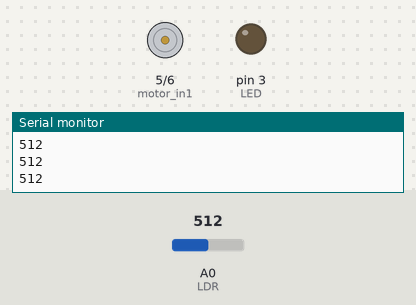
This sketch was run on a simulated Arduino Uno, built with avr-gcc and run on an emulated ATmega328P. Parts: motor-driver pin pairs drawn as motors (green arrow = first pin HIGH = forward, orange = second pin HIGH = backward, longer = more drive, scaled by the enable pin), output pins drawn as LEDs (lit = HIGH), the last lines printed to the serial monitor. Inputs (shaded band) come from the test bench; at power-on: A0 (LDR) = 512.

Above: at 1.2 s.
1.3 s: A0 (LDR) set to 110
2.8 s: A0 (LDR) set to 88
At 4.2 s:
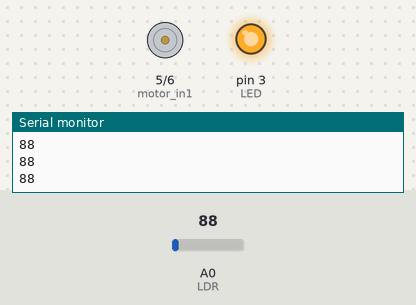
Timing chart, 0 to 5.8 s (numbered marks = the images above; inputs shaded):
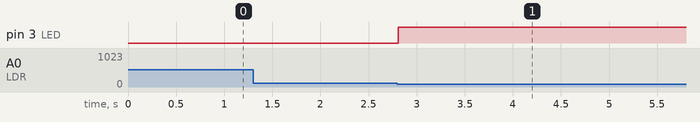

The sketch:

kodingan_on_off_photo_resistor.ino
```cpp
int LDR=A0;
int LED=3;
int dataSensor;
int pinEnable = 4;
int motor_in1 = 5;
int motor_in2 = 6;
void setup()
{
  pinMode(LDR, INPUT);
  pinMode(LED, OUTPUT);
  pinMode(pinEnable, OUTPUT);
  pinMode(motor_in1, OUTPUT);
  pinMode(motor_in2, OUTPUT);
  Serial.begin(9600);
}

void loop()
{
  dataSensor = analogRead(LDR);
  Serial.println (dataSensor);
  digitalWrite(13, HIGH);
  digitalWrite(13, LOW);
  if (dataSensor <100){
    digitalWrite (LED, HIGH);
    digitalWrite (pinEnable, HIGH);
    digitalWrite (motor_in1, HIGH);
    digitalWrite (motor_in2, LOW);
  }
  else
  digitalWrite (LED, LOW);
  digitalWrite (pinEnable, HIGH);
  digitalWrite (motor_in1, LOW);
  digitalWrite (motor_in2, LOW);
}
```

Measured:
- the behaviour switches between 100 and 99 on A0 (LDR) (found by bisection; images 0 and 1)
- after the input at 2.8 s, pin 3 (LED): LOW → HIGH at once
